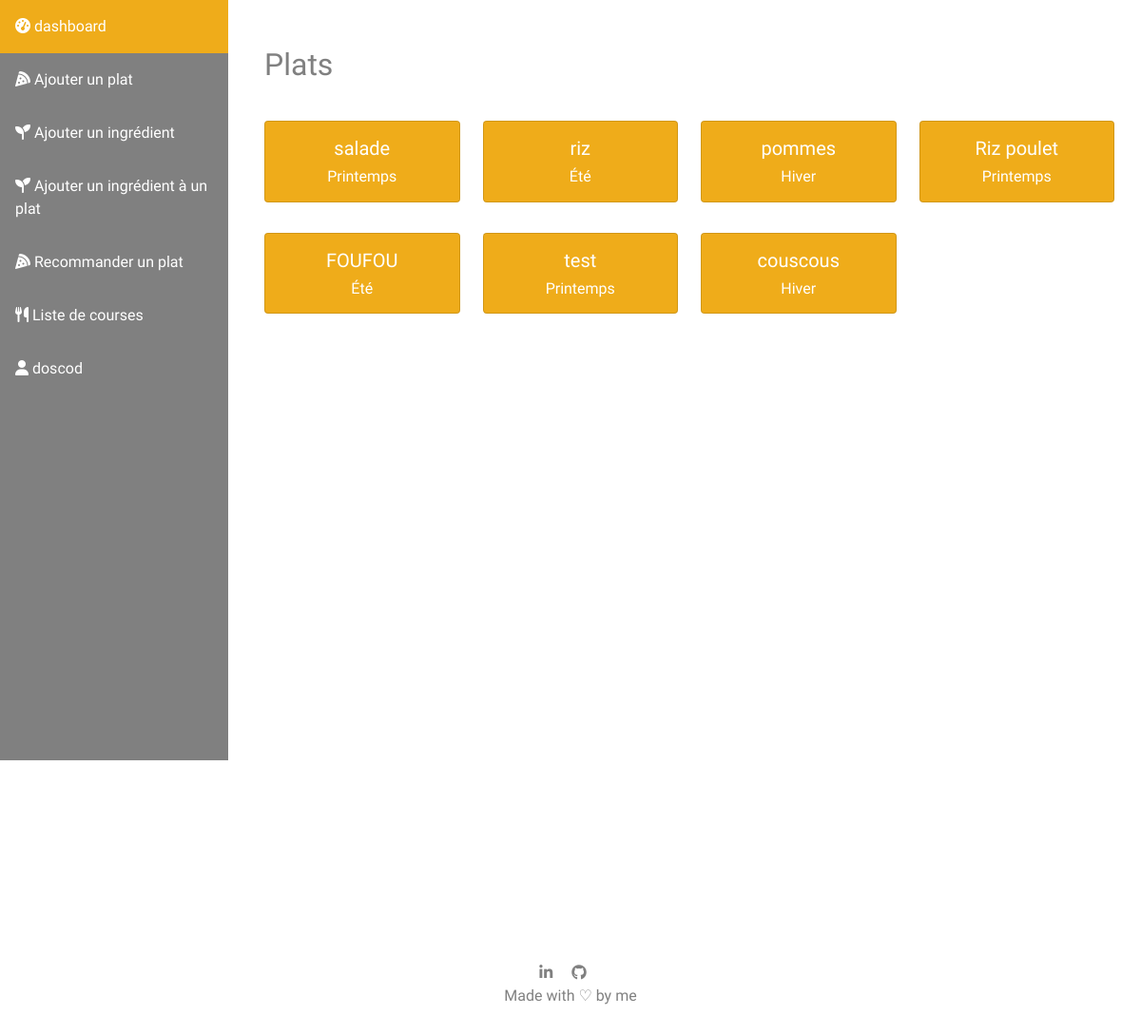
Screenshot of /plats/ (signed in) with the database file from the repository.
### dishApp/models.py (models this page shows, shortened)
class Dish(models.Model):
    user = models.ForeignKey(User, on_delete=models.CASCADE, related_name="+")
    name = models.CharField(verbose_name="Nom du plat", max_length=100)
    season = models.ForeignKey(Season,
                               on_delete=models.CASCADE, related_name="+")

class Season(models.Model):
    name = models.CharField(verbose_name="Nom de la saison", max_length=100)
    description = models.TextField(verbose_name="Description", blank=False)

### dishApp/views.py (the view)
# urls.py: path('plats/', dish_list,
@login_required(login_url='connexion')
def dish_list(request):
    user = request.user
    dishs = Dish.objects.filter(user=user)  # pylint: disable=maybe-no-member
    context = {
        'dishs': dishs
    }
    return render(request, 'profils/dishs.html', context)

### templates/profils/dishs.html (shortened to what this page needs)
{% extends 'base.html'%}
{%load static%}
{%block content %}
<div class="content">
    <div class="container mt-5">
        <div class="my-4">
            <h2>Plats</h2>
        </div>
        <div class="row">
            {% for dish in dishs %}
            <div class="col-md-3 my-3">
                <div class="card my-bg-primary text-white text-center">
                    <div class="card-body">
                        <h5 class="card-title">{{dish.name}}</h5>
                        <h6 class="card-text">{{dish.season.name}}</h6>
                    </div>
                </div>
            </div>
            {% endfor %}
        </div>
    </div>
</div>
{% endblock %}

### templates/base.html (shortened to what this page needs)
{% load static %}
<!DOCTYPE html>
<html lang="fr">
<head>
    {%block styles %}
    <link href="https://cdn.jsdelivr.net/npm/bootstrap@5.0.2/dist/css/bootstrap.min.css" rel="stylesheet">
    <link rel="stylesheet" href="{% static 'styles/index.css'%}">
    {%endblock%}
</head>
<body>
    <div class="sidebar">
        <a href="{% url 'dashboard' %}" class="" title="dashboard"><i class="fa fa-dashboard"></i> <span>dashboard</span></a>
        <a href="{% url 'ajout_plat' %}" title=""><i class="fa fa-pizza-slice"></i> <span>Ajouter un plat</span></a>
        <a href="{% url 'ajout_ingredient' %}" title=""><i class="fa fa-seedling"></i> <span>Ajouter un ingrédient</span></a>
        <a href="{% url 'ajout_ingredient_à_plat' %}" title=""><i class="fa fa-seedling"></i> <span>Ajouter un ingrédient à un plat</span></a>
        <a href="{% url 'choix_saison' %}" title=""><i class="fa fa-pizza-slice"></i> <span>Recommander un plat</span></a>
        <a href="{% url 'choix_plat' %}" title=""><i class="fa fa-cutlery"></i> <span>Liste de courses</span></a>
        {% if user.is_authenticated %}
        <a href="{% url 'deconnexion' %}" title="Déconnexion"><i class="fa fa-user"></i> <span>{{user.username}}</span></a>
        {% endif %}
    </div>
    {%block content%}
    {%endblock%}
    <section class="footer">
        <div class="">
            <div className="d-flex flex-row align-items-center justify-content-center">
                <span className='icon'><a href='https://www.linkedin.com/in/y%C3%A9lian-ernest-dossa/' target='blank'><i class="fa fa-linkedin"></i></a></span>
                <span className='icon mx-3'><a href='https://github.com/HylaDev' target='blank'><i class=" mx-3 fa fa-github"></i></a></span>
            </div>
            <p> Made with <span className='heart'>♡</span> by me</p>
        </div>
    </section>
</body>
</html>

### static/styles/index.css (style rules this page uses)
:root { --primary-color:#efac1a; --secondary-color:#808080; --white-color:#ffffff; --black-color:#000000; }
body { margin: 0; font-family: "MuseoModerno", sans-serif; }
a { color: var(--secondary-color); }
.sidebar { margin: 0; padding: 0; width: 240px; background-color: var(--secondary-color); position: fixed; height: 100vh; overflow: hidden !important; }
.sidebar a { display: block; color: var(--white-color); padding: 16px; text-decoration: none; }
div.content { margin-left: 250px; padding: 1px 16px; height: 1000px; }
div a { text-decoration: none; }
.my-bg-primary { background-color: var(--primary-color); }
h1,h2 { color: var(--secondary-color); }
.footer { background-color: var(--white-color); padding: 1%; color: var(--secondary-color); text-align: center; }
.footer a { color: var(--gray-color); }

### rows the page displays
Dish: name "salade", season.name "Printemps"
Dish: name "riz", season.name "Été"
Dish: name "pommes", season.name "Hiver"
Dish: name "Riz poulet", season.name "Printemps"
Dish: name "FOUFOU", season.name "Été"
Dish: name "test", season.name "Printemps"
Dish: name "couscous", season.name "Hiver"

### other values shown
{{ user.username }} "doscod"
